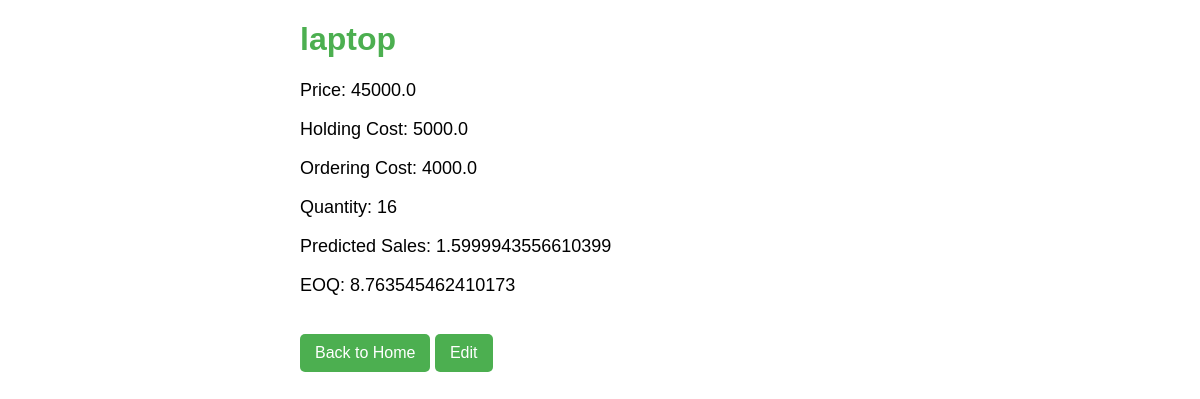
/product/1/, run on the app's committed database.
### myapp/models.py (models this page shows, shortened)
class Product(models.Model):
    item_name = models.CharField(max_length=100)
    price = models.FloatField()
    holding_cost = models.FloatField()
    ordering_cost = models.FloatField()
    quantity = models.IntegerField()
    predicted_sales = models.FloatField(blank=True, null=True)
    eoq = models.FloatField(blank=True, null=True)

### myapp/views.py (the view)
# urls.py: path('product/<int:product_id>/', views.product_detail, name='product_detail'),
def product_detail(request, product_id):
    product = get_object_or_404(Product, id=product_id)
    return render(request, 'product_detail.html', {'product': product})

### myapp/templates/product_detail.html (shortened to what this page needs)
<!DOCTYPE html>
<html lang="en">
<head>
</head>
<body>
    <div class="product-details">
        <h1>{{ product.item_name }}</h1>
        <p>Price: {{ product.price }}</p>
        <p>Holding Cost: {{ product.holding_cost }}</p>
        <p>Ordering Cost: {{ product.ordering_cost }}</p>
        <p>Quantity: {{ product.quantity }}</p>
        <p>Predicted Sales: {{ product.predicted_sales }}</p>
        <p>EOQ: {{ product.eoq }}</p>
        <a href="/" class="back-link">Back to Home</a>
        <a href="{% url 'edit_product' product.id %}" class="edit-link">Edit</a>
    </div>
</body>
</html>

### myapp/templates/product_detail.html (style rules this page uses)
body { font-family: Arial, sans-serif; margin: 20px; }
.product-details { max-width: 600px; margin: 0 auto; }
.product-details h1 { color: #4CAF50; }
.product-details p { font-size: 18px; }
.back-link, .edit-link { display: inline-block; margin-top: 20px; padding: 10px 15px; color: white; background-color: #4CAF50; text-decoration: none; border-radius: 5px; }

### data on the page
Product: item_name "laptop", price "45000.0", holding_cost "5000.0", ordering_cost "4000.0", quantity "16", predicted_sales "1.5999943556610399", eoq "8.763545462410173"
